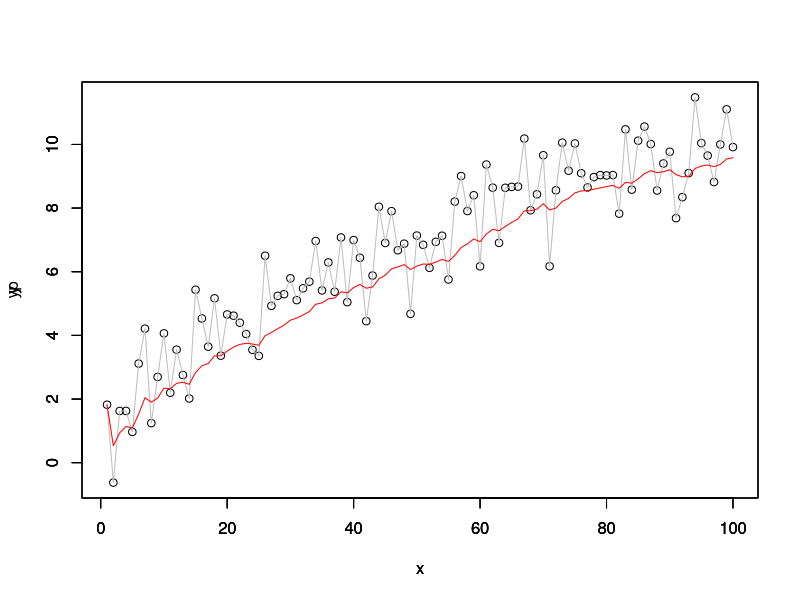

The R source for this figure:
d <- rnorm(100)
x <- 1:100
y <- sqrt(x) + d
yrange <- range(y)
plot(x, y, type = "p", ylim = yrange)
par(new = TRUE)
plot(x, y, type = "l", col = "gray", ylim = yrange)
par(new = TRUE)
la <- 0
yp <- c()
b <- 0.9
for (t in seq(length(y))) {
    la <- b * la + (1 - b) * y[t]
    yp <- c(yp, la / (1 - b^t))
}
plot(x, yp, type = "l", col = "red", ylim = yrange)